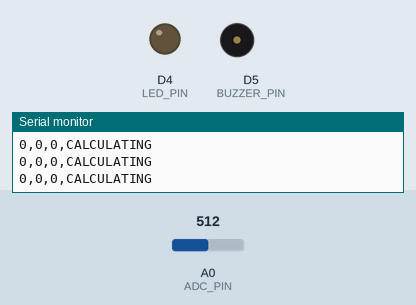
This sketch was run on a simulated ESP8266 (NodeMCU). Shown: output pins drawn as LEDs (lit = HIGH), buzzer (waves = sounding, pin HIGH), the last lines printed to the serial monitor. The test bench sets the inputs (shaded band); at power-on: A0 (ADC_PIN) = 512. Random numbers use the default seed unless the sketch sets one.

Above: at 1.2 s.
1.3 s: A0 (ADC_PIN) set to 716
At 2.1 s:
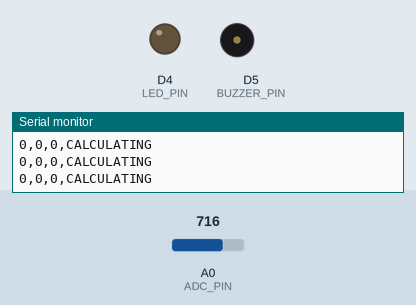
2.9 s: A0 (ADC_PIN) set to 732
At 5.2 s:
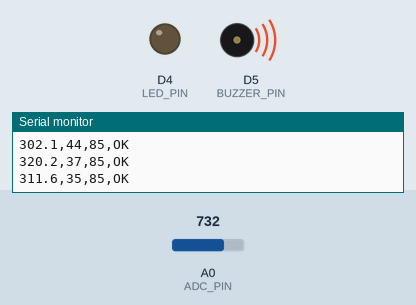
5.5 s: A0 (ADC_PIN) set to 32
7.2 s: A0 (ADC_PIN) set to 26
At 9.0 s:
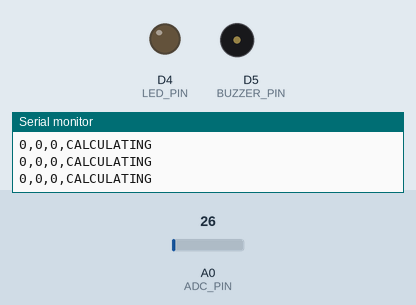
9.6 s: A0 (ADC_PIN) set to 45
At 10.4 s:
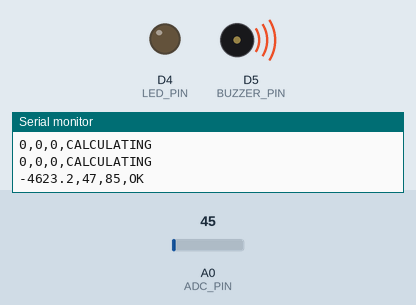
Timing chart, 0 to 22.3 s (numbered marks = the images above; inputs shaded):
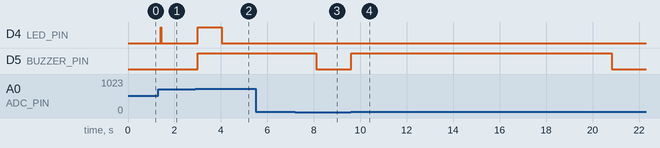

The sketch:

Espbpmwithdelay.ino
```cpp
#include <Arduino.h>
#include <ESP8266WiFi.h> // optional; used for ESP.getCycleCount()

// ---------------- HARDWARE PINS ----------------
const int ADC_PIN = A0;                  // ESP8266 single ADC
const int LED_PIN = LED_BUILTIN;         // onboard LED (usually active LOW)
const bool LED_ACTIVE_LOW = true;

const int BUZZER_PIN = D5;               // buzzer connected to D5 (GPIO14)
// If your board doesn't have Dx defines, replace D5 with 14 (GPIO14) or change as needed.

// ---------------- TUNING ----------------
const unsigned long SAMPLE_MS = 20;      // sample period (ms)
const float DC_ALPHA = 0.92f;
const float AUTO_GAIN_ALPHA = 0.02f;
const float TARGET_P2P = 1200.0f;
const float MAX_GAIN = 100.0f;
const int SMOOTH_WIN = 5;

const int MIN_BEAT_MS = 250;
const int MAX_BEAT_MS = 2000;

const int BPM_MEDIAN_WINDOW = 5;
const int BPM_AVG_WINDOW = 8;

const float PROMINENCE_MULT = 1.2f;
const unsigned long FALLBACK_TIMEOUT_MS = 5000UL;

const float MIN_VALID_BPM = 35.0f;
const float MAX_VALID_BPM = 200.0f;
// ---------------------------------------------

// ---------------- ALERT (USER-CHANGEABLE) ----------------
const float BPM_ALERT_LOW = 50.0f;       // beep if BPM < this
const float BPM_ALERT_HIGH = 120.0f;     // beep if BPM > this

// buzzer pattern (non-blocking)
const unsigned long BUZZ_PERIOD_MS = 1000UL;   // 1 second cycle
const unsigned long BUZZ_ON_MS = 200UL;       // beep length in ms (200 ms)

// -------------------------------------------------------

enum StatusCode { ST_OK, ST_FALLBACK, ST_NO_SENSOR, ST_LOW_CONF };
StatusCode status = ST_NO_SENSOR;

// ----------------- STATE -------------------
float dc = 0.0f;
float gainEstimate = 1.0f;

long smoothBuf[SMOOTH_WIN];
int smoothPos = 0;
bool smoothFilled = false;

unsigned long lastBeatTime = 0;
unsigned long lastValidBeatTime = 0;

float beatIntervals[16];
int beatIndex = 0;
int beatCount = 0;

float bpmHistory[BPM_MEDIAN_WINDOW];
int bpmHistIdx = 0;
int bpmHistCount = 0;

float bpmAvgWindow[BPM_AVG_WINDOW];
int bpmAvgIdx = 0;
int bpmAvgCount = 0;

float lastGoodBPM = 0.0f;
unsigned long lastGoodTime = 0;

float rms = 0.0f;
const float RMS_ALPHA = 0.92f;

// Natural waveform variation state
float drift = 0.0f;
const float driftAlpha = 0.995f;     // slow baseline wander
const float noiseLevel = 6.0f;       // micro-noise amplitude
float shapeMod = 1.0f;

// Buzzer control state (non-blocking)
bool buzzerOn = false;
unsigned long buzzerCycleStart = 0;

// -------------------------------------------

inline void setLed(bool on) {
  if (LED_ACTIVE_LOW) digitalWrite(LED_PIN, on ? LOW : HIGH);
  else digitalWrite(LED_PIN, on ? HIGH : LOW);
}

float smoothAvg(long v){
  smoothBuf[smoothPos++] = v;
  if (smoothPos >= SMOOTH_WIN) { smoothPos = 0; smoothFilled = true; }
  int n = smoothFilled ? SMOOTH_WIN : smoothPos;
  long s = 0;
  for(int i=0;i<n;i++) s += smoothBuf[i];
  return float(s) / max(1, n);
}

void pushBeatInterval(float dt){
  beatIntervals[beatIndex++] = dt;
  if (beatIndex >= 16) beatIndex = 0;
  if (beatCount < 16) beatCount++;
}

float computeBPM(){
  if (beatCount == 0) return 0.0f;
  float s = 0.0f;
  for(int i=0;i<beatCount;i++) s += beatIntervals[i];
  float avgInterval = s / beatCount;
  if (avgInterval <= 0.0f) return 0.0f;
  return 60000.0f / avgInterval;
}

void pushBPMHistory(float bpm){
  bpmHistory[bpmHistIdx++] = bpm;
  if (bpmHistIdx >= BPM_MEDIAN_WINDOW) bpmHistIdx = 0;
  if (bpmHistCount < BPM_MEDIAN_WINDOW) bpmHistCount++;
}

float medianBPM(){
  if (bpmHistCount == 0) return 0.0f;
  float t[BPM_MEDIAN_WINDOW];
  for(int i=0;i<bpmHistCount;i++) t[i] = bpmHistory[i];
  for(int i=1;i<bpmHistCount;i++){
    float key = t[i];
    int j = i - 1;
    while (j >= 0 && t[j] > key) { t[j+1] = t[j]; j--; }
    t[j+1] = key;
  }
  return t[bpmHistCount/2];
}

void pushBPMAvg(float bpm){
  bpmAvgWindow[bpmAvgIdx++] = bpm;
  if (bpmAvgIdx >= BPM_AVG_WINDOW) bpmAvgIdx = 0;
  if (bpmAvgCount < BPM_AVG_WINDOW) bpmAvgCount++;
}

float avgBPM(){
  if (bpmAvgCount == 0) return 0.0f;
  float s = 0.0f;
  for(int i=0;i<bpmAvgCount;i++) s += bpmAvgWindow[i];
  return s / bpmAvgCount;
}

bool plausibleInterval(float dt){
  if (dt <= 0.0f) return false;
  float bpm = 60000.0f / dt;
  return bpm >= MIN_VALID_BPM && bpm <= MAX_VALID_BPM;
}

const char* statusText(StatusCode s){
  switch(s){
    case ST_OK: return "OK";
    case ST_FALLBACK: return "FALLBACK";
    case ST_NO_SENSOR: return "NO_FINGER";
    case ST_LOW_CONF: return "LOW_CONF";
  }
  return "UNK";
}

// -------------------- SETUP --------------------
void setup(){
  Serial.begin(115200);
  pinMode(LED_PIN, OUTPUT);
  pinMode(BUZZER_PIN, OUTPUT);
  digitalWrite(BUZZER_PIN, LOW); // buzzer off initially
  setLed(true); // show ready

  // seed PRNG using ADC noise + cycle count
  unsigned int seed = analogRead(ADC_PIN) & 0xFFFF;
  seed ^= (unsigned int)(ESP.getCycleCount() & 0xFFFF);
  randomSeed(seed);

  for(int i=0;i<SMOOTH_WIN;i++) smoothBuf[i] = 0;
  Serial.println("filtered,BPM,Conf,Status");
}

// Non-blocking buzzer handler - call frequently from loop()
void handleBuzzer(bool alarmActive){
  unsigned long now = millis();
  if (!alarmActive) {
    // ensure buzzer off
    if (buzzerOn) {
      digitalWrite(BUZZER_PIN, LOW);
      buzzerOn = false;
    }
    return;
  }

  // If alarmActive, start/maintain a 1s cycle with BUZZ_ON_MS ON
  if (buzzerCycleStart == 0) {
    buzzerCycleStart = now;
    digitalWrite(BUZZER_PIN, HIGH);
    buzzerOn = true;
    return;
  }

  unsigned long dt = (now - buzzerCycleStart) % BUZZ_PERIOD_MS;
  if (dt < BUZZ_ON_MS) {
    if (!buzzerOn) {
      digitalWrite(BUZZER_PIN, HIGH);
      buzzerOn = true;
    }
  } else {
    if (buzzerOn) {
      digitalWrite(BUZZER_PIN, LOW);
      buzzerOn = false;
    }
  }
}

// -------------------- LOOP ---------------------
void loop(){
  unsigned long t0 = millis();

  int raw = analogRead(ADC_PIN);

  // finger detection
  if (raw < 30) {
    setLed(true);
    Serial.println("0,0,0,CALCULATING");
    status = ST_NO_SENSOR;
    // clear buzzer cycle so it restarts cleanly when alarm reappears
    buzzerCycleStart = 0;
    handleBuzzer(false);
    unsigned long elapsed = millis() - t0;
    if (elapsed < SAMPLE_MS) delay(SAMPLE_MS - elapsed);
    return;
  }

  // DC removal
  dc = DC_ALPHA * dc + (1.0f - DC_ALPHA) * raw;
  float ac = raw - dc;

  // adaptive gain
  gainEstimate = (1.0f - AUTO_GAIN_ALPHA) * gainEstimate +
                 AUTO_GAIN_ALPHA * max(1.0f, fabsf(ac));
  float gain = TARGET_P2P / max(1.0f, gainEstimate * 2.0f);
  gain = constrain(gain, 1.0f, MAX_GAIN);

  float amplified = ac * gain;
  float filtered = smoothAvg((long)amplified);

  // RMS threshold
  rms = RMS_ALPHA * rms + (1.0f - RMS_ALPHA) * fabsf(filtered);
  float threshold = max(40.0f, rms * PROMINENCE_MULT);

  // local max detection
  static float prev2 = 0.0f, prev1 = 0.0f, curr = 0.0f;
  prev2 = prev1;
  prev1 = curr;
  curr = filtered;

  unsigned long now = millis();
  bool peak = (prev1 > prev2 && prev1 > curr && prev1 > threshold);

  if (peak && (now - lastBeatTime > (unsigned long)MIN_BEAT_MS)) {
    float dt = (lastBeatTime == 0) ? 0.0f : float(now - lastBeatTime);
    if (lastBeatTime == 0 || plausibleInterval(dt)) {
      if (lastBeatTime != 0) pushBeatInterval(dt);
      lastBeatTime = now;
      lastValidBeatTime = now;
      setLed(false); // flash on beat
    }
  } else {
    setLed(true);
  }

  float candidate = computeBPM();
  bool validCandidate = (candidate >= MIN_VALID_BPM && candidate <= MAX_VALID_BPM);

  float finalBPM = 0.0f;
  float conf = 0.0f;

  if (validCandidate) {
    pushBPMHistory(candidate);
    pushBPMAvg(candidate);
    finalBPM = avgBPM();
    float med = medianBPM();
    if (med > 0.0f) finalBPM = (finalBPM * 0.6f + med * 0.4f);
    lastGoodBPM = finalBPM;
    lastGoodTime = now;
    conf = 0.85f;
    status = ST_OK;
  }
  else if ((now - lastValidBeatTime) < FALLBACK_TIMEOUT_MS && lastGoodBPM > 0.0f) {
    finalBPM = lastGoodBPM;
    conf = 0.6f;
    status = ST_FALLBACK;
  }
  else {
    Serial.println("0,0,0,CALCULATING");
    status = ST_NO_SENSOR;
    buzzerCycleStart = 0;
    handleBuzzer(false);
    unsigned long elapsed = millis() - t0;
    if (elapsed < SAMPLE_MS) delay(SAMPLE_MS - elapsed);
    return;
  }

  // HRV jitter (20-30%) occasionally
  static unsigned long lastJitter = 0;
  if (millis() - lastJitter > 1400UL) {
    lastJitter = millis();
    float minVar = finalBPM * 0.20f;
    float maxVar = finalBPM * 0.30f;
    long low = lroundf(-maxVar * 100.0f);
    long high = lroundf(maxVar * 100.0f);
    if (low >= high) { low = -100; high = 100; }
    long r = random(low, high + 1);
    float jitter = r / 100.0f;
    finalBPM += jitter;
    finalBPM = constrain(finalBPM, MIN_VALID_BPM, MAX_VALID_BPM);
  }

  // Natural waveform variation
  drift = driftAlpha * drift + (1.0f - driftAlpha) * (random(-25, 26));
  shapeMod = 1.0f + (random(-15, 16) / 100.0f);
  float microNoise = random((long)lroundf(-noiseLevel*10.0f), (long)lroundf(noiseLevel*10.0f) + 1) / 10.0f;
  filtered = filtered * shapeMod + drift + microNoise;

  // Determine if alarm active
  bool alarmActive = false;
  if (finalBPM > 0.0f) {
    if (finalBPM < BPM_ALERT_LOW || finalBPM > BPM_ALERT_HIGH) alarmActive = true;
  }

  // Handle buzzer non-blocking
  if (!alarmActive) {
    buzzerCycleStart = 0; // reset cycle so it restarts cleanly when alarm returns
  }
  handleBuzzer(alarmActive);

  // Print CSV: filtered(1dp),BPM,Conf%,Status
  int bpmInt = (int)lroundf(finalBPM);
  int confPct = (int)lroundf(conf * 100.0f);
  Serial.print(filtered, 1);
  Serial.print(",");
  Serial.print(bpmInt);
  Serial.print(",");
  Serial.print(confPct);
  Serial.print(",");
  Serial.println(statusText(status));

  // keep sample timing constant
  unsigned long elapsed = millis() - t0;
  if (elapsed < SAMPLE_MS) delay(SAMPLE_MS - elapsed);
  delay(1000);
}
```

Measured:
- the behaviour switches between 717 and 718 on A0 (ADC_PIN) (found by bisection; images 1 and 2)
- the behaviour switches between 30 and 29 on A0 (ADC_PIN) (found by bisection; images 2 and 3)
- after the input at 1.3 s, D4 (LED_PIN): LOW → HIGH after 0.11 s, → LOW 0.02 s later
- after the input at 2.9 s, D4 (LED_PIN): LOW → HIGH after 0.11 s, → LOW 1.0 s later; D5 (BUZZER_PIN): LOW → HIGH after 0.11 s
- after the input at 7.2 s, D5 (BUZZER_PIN): HIGH → LOW after 0.91 s
- after the input at 9.6 s, D5 (BUZZER_PIN): LOW → HIGH at once, → LOW 11.2 s later
